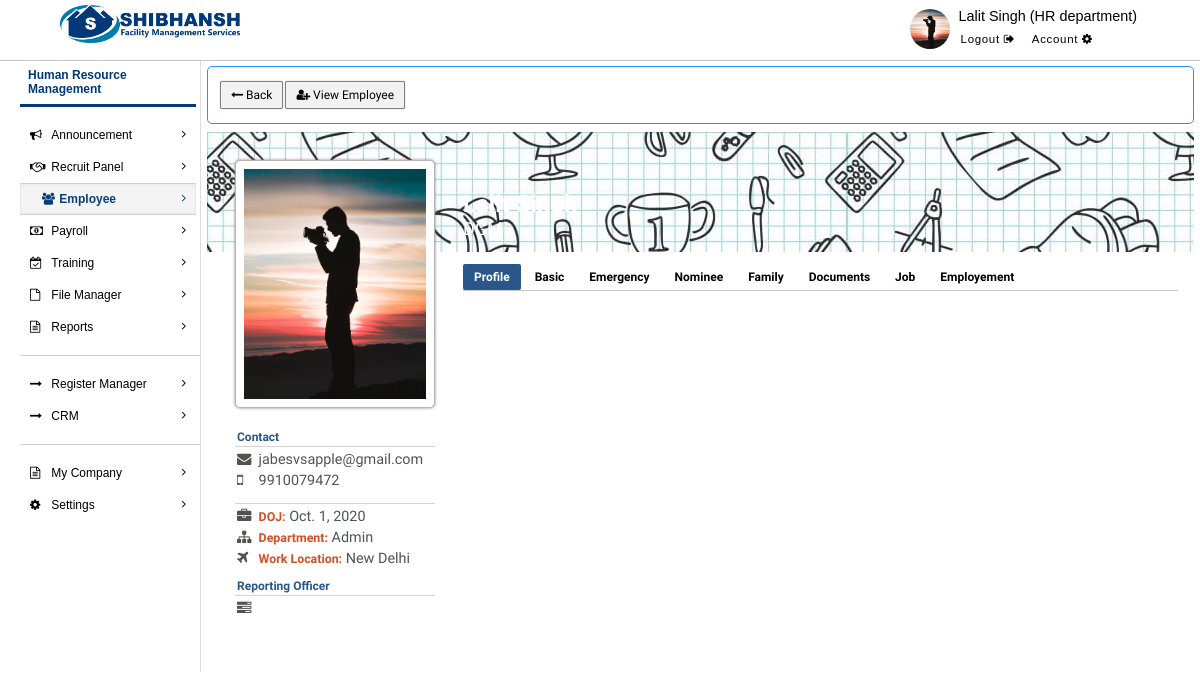
/hrm/employee/1/ (signed in), run on the app's committed database.
### employee/models.py (models this page shows)
class Employee(models.Model):
    gender = [
        ('male','Male'),
        ('female','Female'),
        ('other','Other'),
    ]
    married_status = [
        ('married','Married'),
        ('unmarried','Not Married'),
    ]
    First_name = models.CharField(max_length=32,help_text="")
    Middle_name = models.CharField(max_length=32,blank=True,null=True,default="",help_text="")
    Last_name = models.CharField(max_length=32,help_text="")
    Father_name = models.CharField(max_length=32,help_text="")
    Mother_name = models.CharField(max_length=32,blank=True,null=True,default="",help_text="")
    Marital_status =  models.CharField(max_length=100,choices=married_status,default="Not Married",help_text="")
    Spouse_name = models.CharField(max_length=32,blank=True,null=True,help_text="")
    Date_of_birth = models.DateField(auto_now=False, auto_now_add=False,default="")
    Gender = models.CharField(max_length=100,choices=gender,default="Male",help_text="")
    Phone1 = models.CharField(max_length=10,help_text="")
    Phone2 = models.CharField(max_length=10,blank=True,null=True,default="",help_text="")
    Email = models.CharField(max_length=50,blank=True,null=True,help_text="")
    Current_address = models.CharField(max_length=200,help_text="")
    Current_address_pin = models.CharField(max_length=6,help_text="")
    Current_address_city = models.CharField(max_length=50,help_text="")
    Current_address_state = models.CharField(max_length=50,help_text="")
    Permanent_address = models.CharField(max_length=200,blank=True,null=True,default="",help_text="")
    Permanent_address_pin = models.CharField(max_length=6,blank=True,null=True,default="",help_text="")
    Permanent_address_city = models.CharField(max_length=50,blank=True,null=True,default="",help_text="")
    Permanent_address_state = models.CharField(max_length=50,blank=True,null=True,default="",help_text="")
    Aadhaar_number = models.CharField(max_length=50,blank=True,null=True,default="",help_text="")
    PAN_number = models.CharField(max_length=50,blank=True,null=True,default="",help_text="")
    Voter_id = models.CharField(max_length=50,blank=True,null=True,default="",help_text="")
    Passport = models.CharField(max_length=50,blank=True,null=True,default="",help_text="")
    Driver_license = models.CharField(max_length=50,blank=True,null=True,default="",help_text="")
    Bank_name = models.CharField(max_length=50,blank=True,null=True,default="",help_text="")
    Account_number = models.CharField(max_length=50,blank=True,null=True,default="",help_text="")
    IFSC_code = models.CharField(max_length=50,blank=True,null=True,default="",help_text="")
    Job_title = models.CharField(max_length=50,help_text="")
    Department = models.CharField(max_length=50,help_text="")
    Work_place = models.CharField(max_length=50,help_text="")
    Work_location = models.CharField(max_length=50,help_text="")
    Date_of_joining = models.DateField(auto_now=False, auto_now_add=False)
    Work_email = models.CharField(max_length=50,blank=True,null=True,default="",help_text="")
    Official_phone = models.CharField(max_length=50,blank=True,null=True,default="",help_text="")
    Reporting_officer = models.CharField(max_length=50,blank=True,null=True,default="",help_text="")
    Emergency_contact_name = models.CharField(max_length=50,help_text="")
    Emergency_contact_relation = models.CharField(max_length=50,help_text="")
    Emergency_contact_phone1 = models.CharField(max_length=10,help_text="")
    Emergency_contact_phone2 = models.CharField(max_length=10,blank=True,null=True,default="",help_text="")
    Emergency_contact_email = models.CharField(max_length=50,blank=True,null=True,default="",help_text="")
    Emergency_contact_address = models.CharField(max_length=200,help_text="")
    Nominee_name = models.CharField(max_length=50,blank=True,null=True,default="",help_text="")
    Nominee_relation = models.CharField(max_length=50,blank=True,null=True,default="",help_text="")
    Nominee_contact_phone1 = models.CharField(max_length=10,blank=True,null=True,default="",help_text="")
    Nominee_contact_phone2 = models.CharField(max_length=10,blank=True,null=True,default="",help_text="")
    Nominee_contact_email = models.CharField(max_length=50,blank=True,null=True,default="",help_text="")
    Nominee_contact_address = models.CharField(max_length=200,blank=True,null=True,default="",help_text="")
    by = models.ForeignKey(settings.AUTH_USER_MODEL,models.SET("Manually"))
    created_at = models.DateTimeField(auto_now_add=True)
    modified_at = models.DateTimeField(auto_now=True)

### hrm/views.py (the view)
# urls.py: path('employee/<int:id>/', views.employee_profile_view, name='hrm_employeeProfile'),
@login_required(login_url='/')
def employee_profile_view(request,id,*args,**kwargs):
    employee = Employee.objects.get(pk=id)
    context={
        'sign':'empl',
        'emp' : employee
    }
    return render(request,"hrm/employee_n1_id.html",context)

### templates/hrm/employee_n1_id.html (shortened to what this page needs)
{% extends 'hrm/_hrm_base.html'  %}
{% load static %}
{% block hr %}
				<div class="section-master"	>
					<div class="section tag-btn-sec whitebg clear">
						<a href="{% url 'hrm_employee' %}" title="Back" class="snip-item df-gud lfloat">
							<div class="snip-con"><i class="fa fa-long-arrow-left"></i> Back</div>
						</a>
						<a href="{% url 'hrm_employee' %}" title="View Employee" class="snip-item df-gud lfloat">
							<div class="snip-con"><i class="fa fa-user-plus"></i> View Employee</div>
						</a>
					</div>
					<div class="section dig-in-sec">
						<div class="picular" style="background-image:url({% static 'bgs/texture2.jpg' %})"></div>
						<div class="circy whitebg">
							<div class="circy-pos">
								<div class="circy-con">
									<div class="profileEmp">
										<div class="pimg">
											<div class="pimgcontainer">
												<image src="{% static 'profile_images/photo1.jpg' %}" class="progfile-image"/>
											</div>
											<div class="li-div-cont">
												<div class="li-divi">Contact</div>
												<div class="li-pr">
													<span class="icn-spc"><i class="fa fa-envelope"></i> </span>
													<span class="icn-txt">{{ emp.Email }}</span>
												</div>
												<div class="li-pr">
													<span class="icn-spc"><i class="fa fa-mobile-phone"></i>  </span>
													<span class="icn-txt">{{ emp.Phone1 }} {{emp.Phone2|default_if_none:""}}</span>
												</div>
												<div class="li-divi"></div>
												<div class="li-pr">
													<span class="icn-spc"><i class="fa fa-briefcase"></i> </span>
													<span class="icn-txt"><span class="li-lbl">DOJ:</span> {{ emp.Date_of_joining }}</span>
												</div>
												<div class="li-pr">
													<span class="icn-spc"><i class="fa fa-sitemap"></i> </span>
													<span class="icn-txt"><span class="li-lbl">Department:</span> {{ emp.Department }}</span>
												</div>
												<div class="li-pr">
													<span class="icn-spc"><i class="fa fa-plane"></i> </span>
													<span class="icn-txt"><span class="li-lbl">Work Location:</span> <span>{{ emp.Work_location }}</span></span>
												</div>
												<div class="li-divi">Reporting Officer</div>
												<div class="li-pr">
													<span class="icn-spc"><i class="fa fa-tasks"></i> </span>
												</div>
											</div>
										</div>
										<div class="yet-another yet-another-sec">
											<div class="yet-table">
												<div class="pheader">
													<div class="phead-content">
														<div class="pname">{{ emp.First_name }} {{ emp.Middle_name|default_if_none:"" }} {{ emp.Last_name }}</div>
														<div class="pdesig">{{ emp.Job_title }}</div>
													</div>
												</div>
												<div class="pbody">
													<div class="pcont">
														<div class="pmenu  baseline">
															<a href="{% url 'hrm_employeeProfile' id=emp.id%}" class="pmenu-item tuzbasic b-selected">Profile</a>
															<a href="#basic" id="_btn_emp_jax_1" class="pmenu-item tuzbasic">Basic</a>
															<a href="#emergency" id="_btn_emp_jax_2"  class="pmenu-item tuzEmergeny">Emergency</a>
															<a href="#nominee" id="_btn_emp_jax_3"  class="pmenu-item tuzNominee">Nominee</a>
															<a href="#family_details" id="_btn_emp_jax_4"  class="pmenu-item tuzFamily">Family</a>
															<a href="#document" id="_btn_emp_jax_5"  class="pmenu-item tuzSocial">Documents</a>
															<a href="#job_details" id="_btn_emp_jax_6"  class="pmenu-item tuzInfo">Job</a>
															<a href="#employement" id="_btn_emp_jax_7"  class="pmenu-item tuzWage">Employement</a>
														</div>
													</div>
												</div>
											</div>
										</div>
									</div>
								</div>
							</div>
						</div>
					</div>
				</div>
{% endblock %}

### templates/hrm/_hrm_base.html (shortened to what this page needs)
{% extends 'base.html' %}
{% load static %}
{% block header %}
	{%  include 'hrm/components/header.html'%}
{% endblock %}
{% block content %}
	<div class="clear hr-container common-dime-header-integration">
		{%  include 'hrm/components/panel.html'%}
		<div class="main-hr">
			<div class="main-container clear">
				<div class="main-snip h100">
					<div class="hr-content-area mnh600">
					{% block hr %}
					{% endblock %}
			</div>
		</div>
	</div>
{% endblock %}

### templates/base.html (shortened to what this page needs)
{% load static %}<!DOCTYPE html>
<html lang="en">
<head>
	<link rel="stylesheet" type="text/css" href="{% static 'style.css' %}"/>
	<link rel="stylesheet" type="text/css" href="{% static 'plug.css' %}?"/>
	<link rel="stylesheet" href="https://cdnjs.cloudflare.com/ajax/libs/font-awesome/4.7.0/css/font-awesome.min.css"/>
</head>
<body>
<div class="boxed">
	<div class="header-co">
		{% block header %}{% endblock %}
	</div>
	<div class="meg-container">
		{% block content %}{% endblock %}
	</div>
</div>
</body>
</html>

### templates/hrm/components/header.html
{% load static %}
<div class="hr-header-panel common-dime-header">
	<div class="clear unform-dime-for-header">
		<div class="hrader-containment lfloat">
			<a href="{% url 'home' %}">
				<img src="{% static 'logo/shibhansh-croped-trp.png' %}" class="logo-on-header" alt="Shibhansh Logo File"/>
			</a>
		</div>
		<div class="rfloat">
			{%  include '_components/logger_section_in_header.html'%}
		</div>
	</div>
</div>

### templates/_components/logger_section_in_header.html (shortened to what this page needs)
{% load static %}
<div class="login_form_div_inhead">
				<div class="logger-indeed">
					<div class="sec_holder">
						{% if user.is_authenticated %}
						<div>
							<table>
								<body>
									<tr class="inhead_label_row">
										<td class="inhead-img-prof" rowspan="2">
											<div class="img-container-prof">
												<img src="{% static 'profile_images/photo1.jpg' %}" class="prof-inhead-pic"/>
											</div>
										</td>
										<td class="inhead_label_col">
											<div class="label_text_1">{{ user.get_full_name }}</div>
										</td>
										<td class="inhead_label_col">
											<div class="label_text_1">(HR department)</div>
										</td>
									</tr>
									<tr class="inhead_label_row">
										<td class="inhead_label_col">
											<div class="label_text_2">
												<a href="{% url 'logout' %}" class="log-out-link pr-links">
													Logout <i class="fa fa-sign-out"></i>
												</a>
											</div>
										</td>
										<td class="inhead_label_col">
											<div class="label_text_2">
												<a href="#" class="setting-profile-link pr-links">
													Account <i class="fa fa-gear"></i>
												</a>
											</div>
										</td>
									</tr>
							</table>
						</div>
						{% endif %}
					</div>
				</div>
			</div>

### templates/hrm/components/panel.html (shortened to what this page needs)
{% load static %}
<div class="panel-hr common-dime-header-to-panel-integration">
	<div class="_menu_hr">
		<div class="menu-panel">
			<ul class="nodo">
				<li class="nodoli">
					<div class="panel-head">
						<div class="non-link-head">Human Resource Management</div>
					</div>
				</li>
				<li class="nodoli">
					<a href="{% url 'hrm_home' %}" title="Announcement" class="_dflnk hrpanel-item home clear">
						<span class="icn-spc"><i class="fa fa-bullhorn"></i></span>
						<span class="icn-txt">Announcement</span>
						<span class="rfloat"><i class="fa fa-angle-right rfloat"></i></span>
					</a>
				</li>
				<li class="nodoli">
					<a href="{% url 'hrm_recruit' %}" title="Recruit Panel" class="_dflnk hrpanel-item recr">
						<span class="icn-spc"><i class="fa fa-handshake-o"></i></span>
						<span class="icn-txt">Recruit Panel</span>
						<span class="rfloat"><i class="fa fa-angle-right rfloat"></i></span>
					</a>
				</li>
				<li class="nodoli">
					<a href="{% url 'hrm_employee' %}" title="Employee" class="_dflnk hrpanel-item empl">
						<span class="icn-spc"><i class="fa fa-users"></i></span>
						<span class="icn-txt">Employee</span>
						<span class="rfloat"><i class="fa fa-angle-right rfloat"></i></span>
					</a>
				</li>
				<li class="nodoli">
					<a href="{% url 'hrm_payroll' %}" title="Payroll" class="_dflnk hrpanel-item payr">
						<span class="icn-spc"><i class="fa fa-money"></i></span>
						<span class="icn-txt">Payroll</span>
						<span class="rfloat"><i class="fa fa-angle-right rfloat"></i></span>
					</a>
				</li>
				<li class="nodoli">
					<a href="{% url 'hrm_training' %}" title="Training" class="_dflnk hrpanel-item trai">
						<span class="icn-spc"><i class="fa fa-calendar-check-o"></i></span>
						<span class="icn-txt">Training</span>
						<span class="rfloat"><i class="fa fa-angle-right rfloat"></i></span>
					</a>
				</li>
				<li class="nodoli">
					<a href="{% url 'hrm_file' %}" title="File Manager" class="_dflnk hrpanel-item file">
						<span class="icn-spc"><i class="fa fa-file-o"></i></span>
						<span class="icn-txt">File Manager</span>
						<span class="rfloat"><i class="fa fa-angle-right rfloat"></i></span>
					</a>
				</li>
				<li class="nodoli">
					<a href="{% url 'hrm_report' %}" title="Reports" class="_dflnk hrpanel-item repo">
						<span class="icn-spc"><i class="fa fa-file-text-o"></i></span>
						<span class="icn-txt">Reports</span>
						<span class="rfloat"><i class="fa fa-angle-right rfloat"></i></span>
					</a>
				</li>
				<li class="nodoli top-line">
					<a href="{% url 'register_home'%}" title="Register Manager" class="_dflnk hrpanel-item myco">
						<span class="icn-spc"><i class="fa fa-long-arrow-right"></i></span>
						<span class="icn-txt">Register Manager</span>
						<span class="rfloat"><i class="fa fa-angle-right rfloat"></i></span>
					</a>
				</li>
				<li class="nodoli">
					<a href="{% url 'register_home'%}" title="CRM" class="_dflnk hrpanel-item sett">
						<span class="icn-spc"><i class="fa fa-long-arrow-right"></i></span>
						<span class="icn-txt">CRM</span>
						<span class="rfloat"><i class="fa fa-angle-right rfloat"></i></span>
					</a>
				</li>
				<li class="nodoli top-line">
					<a href="{% url 'hrm_report' %}" title="Reports" class="_dflnk hrpanel-item myco">
						<span class="icn-spc"><i class="fa fa-file-text-o"></i></span>
						<span class="icn-txt">My Company</span>
						<span class="rfloat"><i class="fa fa-angle-right rfloat"></i></span>
					</a>
				</li>
				<li class="nodoli">
					<a href="{% url 'settings' %}" title="Reports" class="_dflnk hrpanel-item sett">
						<span class="icn-spc"><i class="fa fa-gear"></i></span>
						<span class="icn-txt">Settings</span>
						<span class="rfloat"><i class="fa fa-angle-right rfloat"></i></span>
					</a>
				</li>
			</ul>
		</div>
	</div>
</div>

### templates/hrm/components/forms/employee-face_sheet.html (shortened to what this page needs)
{% load static %}

### data on the page
Employee: Email "jabesvsapple@gmail.com", Phone1 "9910079472", Date_of_joining "Oct. 1, 2020", Department "Admin", Work_location "New Delhi", First_name "Lalit", Last_name "Singh", Job_title "DGM"

### other printed values
{{ user.get_full_name }} "Lalit Singh"
